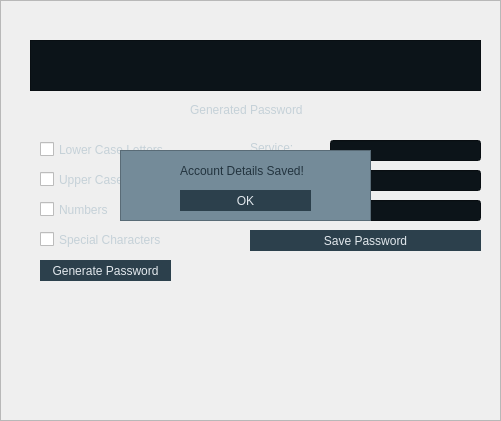
   <widget class="QFrame" name="generatePasswordFrame">
    <property name="geometry">
     <rect>
      <x>190</x>
      <y>30</y>
      <width>501</width>
      <height>421</height>
     </rect>
    </property>
    <property name="frameShape">
     <enum>QFrame::StyledPanel</enum>
    </property>
    <property name="frameShadow">
     <enum>QFrame::Raised</enum>
    </property>
    <widget class="QTextBrowser" name="generatePassword_generatedPassword_field">
     <property name="geometry">
      <rect>
       <x>30</x>
       <y>40</y>
       <width>451</width>
       <height>51</height>
      </rect>
     </property>
     <property name="styleSheet">
      <string notr="true">color:#D8E0E5;
font: 10pt &quot;MS Sans-Serif&quot;;
background-color:#0C1419;</string>
     </property>
    </widget>
    <widget class="QLabel" name="generatePassword_generatedPAsswordLabel">
     <property name="geometry">
      <rect>
       <x>190</x>
       <y>100</y>
       <width>131</width>
       <height>20</height>
      </rect>
     </property>
     <property name="styleSheet">
      <string notr="true">font: 8pt &quot;MS Sans Serif&quot;;
color:#C5D1D8;</string>
     </property>
     <property name="text">
      <string>Generated Password</string>
     </property>
    </widget>
    <widget class="QCheckBox" name="generatedPassword_lowerCaseLetters_checkbox">
     <property name="geometry">
      <rect>
       <x>40</x>
       <y>140</y>
       <width>141</width>
       <height>19</height>
      </rect>
     </property>
     <property name="styleSheet">
      <string notr="true">font: 8pt &quot;MS Sans Serif&quot;;
color:#C5D1D8;</string>
     </property>
     <property name="text">
      <string>Lower Case Letters</string>
     </property>
    </widget>
    <widget class="QCheckBox" name="generatedPassword_upperCaseLetters_checkbox">
     <property name="geometry">
      <rect>
       <x>40</x>
       <y>170</y>
       <width>141</width>
       <height>19</height>
      </rect>
     </property>
     <property name="autoFillBackground">
      <bool>false</bool>
     </property>
     <property name="styleSheet">
      <string notr="true">font: 8pt &quot;MS Sans Serif&quot;;
color:#C5D1D8;</string>
     </property>
     <property name="text">
      <string>Upper Case Letters</string>
     </property>
    </widget>
    <widget class="QCheckBox" name="generatedPassword_numbers_checkbox">
     <property name="geometry">
      <rect>
       <x>40</x>
       <y>200</y>
       <width>81</width>
       <height>19</height>
      </rect>
     </property>
     <property name="styleSheet">
      <string notr="true">font: 8pt &quot;MS Sans Serif&quot;;
color:#C5D1D8;</string>
     </property>
     <property name="text">
      <string>Numbers</string>
     </property>
    </widget>
    <widget class="QCheckBox" name="generatedPassword_specialCharacters_checkbox">
     <property name="geometry">
      <rect>
       <x>40</x>
       <y>230</y>
       <width>141</width>
       <height>19</height>
      </rect>
     </property>
     <property name="styleSheet">
      <string notr="true">font: 8pt &quot;MS Sans Serif&quot;;
color:#C5D1D8;</string>
     </property>
     <property name="text">
      <string>Special Characters</string>
     </property>
    </widget>
    <widget class="QLabel" name="generatePassword_service_label">
     <property name="geometry">
      <rect>
       <x>250</x>
       <y>140</y>
       <width>51</width>
       <height>16</height>
      </rect>
     </property>
     <property name="styleSheet">
      <string notr="true">font: 8pt &quot;MS Sans Serif&quot;;
color:#C5D1D8;</string>
     </property>
     <property name="text">
      <string>Service:</string>
     </property>
    </widget>
    <widget class="QLabel" name="generatePassword_username_label">
     <property name="geometry">
      <rect>
       <x>250</x>
       <y>170</y>
       <width>71</width>
       <height>16</height>
      </rect>
     </property>
     <property name="styleSheet">
      <string notr="true">font: 8pt &quot;MS Sans Serif&quot;;
color:#C5D1D8;</string>
     </property>
     <property name="text">
      <string>Username:</string>
     </property>
    </widget>
    <widget class="QLabel" name="generatePassword_email_label">
     <property name="geometry">
      <rect>
       <x>250</x>
       <y>200</y>
       <width>41</width>
       <height>16</height>
      </rect>
     </property>
     <property name="styleSheet">
      <string notr="true">font: 8pt &quot;MS Sans Serif&quot;;
color:#C5D1D8;</string>
     </property>
     <property name="text">
      <string>Email:</string>
     </property>
    </widget>
    <widget class="QPushButton" name="generatePassword_savePAssword_button">
     <property name="geometry">
      <rect>
       <x>250</x>
       <y>230</y>
       <width>231</width>
       <height>21</height>
      </rect>
     </property>
     <property name="styleSheet">
      <string notr="true">#generatePassword_savePAssword_button{
	font: 10pt &quot;MS Sans-Serif&quot;;
	color: #E2E8ED;
	background-color:#2C404C;
	border:none;
}
#generatePassword_savePAssword_button:hover{
	background-color:#889AA5;
	color:#0C1419;
}</string>
     </property>
     <property name="text">
      <string>Save Password</string>
     </property>
    </widget>
    <widget class="QPushButton" name="generatePassword_generatePassword_button">
     <property name="geometry">
      <rect>
       <x>40</x>
       <y>260</y>
       <width>131</width>
       <height>21</height>
      </rect>
     </property>
     <property name="styleSheet">
      <string notr="true">#generatePassword_generatePassword_button{
	font: 10pt &quot;MS Sans-Serif&quot;;
	color: #E2E8ED;
	background-color:#2C404C;
	border:none;
}
#generatePassword_generatePassword_button:hover{
	background-color:#889AA5;
	color:#0C1419;
}</string>
     </property>
     <property name="text">
      <string>Generate Password</string>
     </property>
    </widget>
    <widget class="QLineEdit" name="generatePassword_service_textEdit">
     <property name="geometry">
      <rect>
       <x>330</x>
       <y>140</y>
       <width>151</width>
       <height>21</height>
      </rect>
     </property>
     <property name="styleSheet">
      <string notr="true">color:#D8E0E5;
background-color:#0C1419;</string>
     </property>
    </widget>
    <widget class="QLineEdit" name="generatePassword_username_textEdit">
     <property name="geometry">
      <rect>
       <x>330</x>
       <y>170</y>
       <width>151</width>
       <height>21</height>
      </rect>
     </property>
     <property name="styleSheet">
      <string notr="true">color:#D8E0E5;
background-color:#0C1419;</string>
     </property>
    </widget>
    <widget class="QLineEdit" name="generatePassword_email_textEdit">
     <property name="geometry">
      <rect>
       <x>330</x>
       <y>200</y>
       <width>151</width>
       <height>21</height>
      </rect>
     </property>
     <property name="styleSheet">
      <string notr="true">color:#D8E0E5;
background-color:#0C1419;</string>
     </property>
    </widget>
    <widget class="QFrame" name="saveConfirmFrame">
     <property name="geometry">
      <rect>
       <x>120</x>
       <y>150</y>
       <width>251</width>
       <height>71</height>
      </rect>
     </property>
     <property name="styleSheet">
      <string notr="true">background-color:#748B99;</string>
     </property>
     <property name="frameShape">
      <enum>QFrame::StyledPanel</enum>
     </property>
     <property name="frameShadow">
      <enum>QFrame::Raised</enum>
     </property>
     <widget class="QLabel" name="saveConfirmMessage">
      <property name="geometry">
       <rect>
        <x>60</x>
        <y>10</y>
        <width>141</width>
        <height>21</height>
       </rect>
      </property>
      <property name="styleSheet">
       <string notr="true">font: 8pt &quot;MS Sans Serif&quot;;
color:#23343F;
text-align:center;</string>
      </property>
      <property name="text">
       <string>Account Details Saved!</string>
      </property>
     </widget>
     <widget class="QPushButton" name="saveConfirmOkButton">
      <property name="geometry">
       <rect>
        <x>60</x>
        <y>40</y>
        <width>131</width>
        <height>21</height>
       </rect>
      </property>
      <property name="styleSheet">
       <string notr="true">#saveConfirmOkButton{
	font: 10pt &quot;MS Sans-Serif&quot;;
	color: #E2E8ED;
	background-color:#2C404C;
	border:none;
}
#saveConfirmOkButton:hover{
	background-color:#889AA5;
	color:#0C1419;
}</string>
      </property>
      <property name="text">
       <string>OK</string>
      </property>
     </widget>
    </widget>
   </widget>
